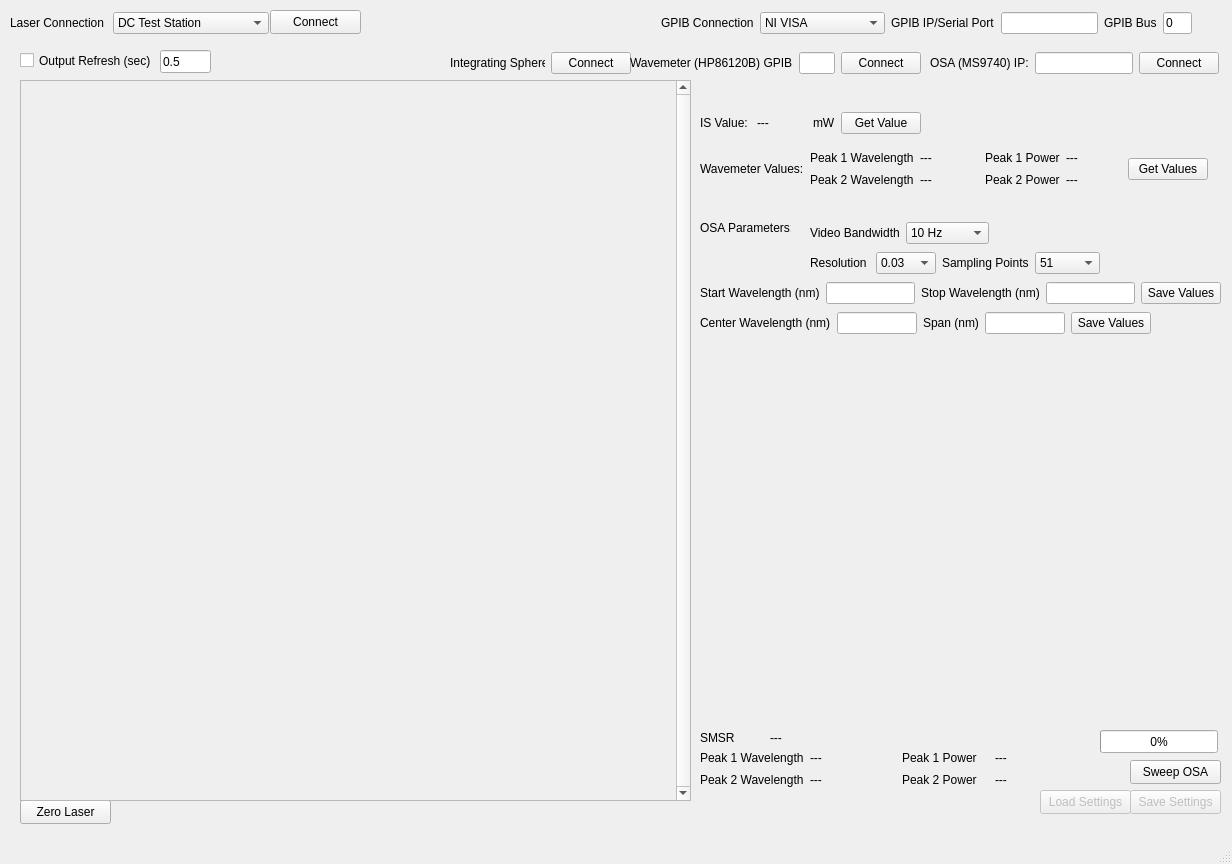
<?xml version="1.0" encoding="UTF-8"?>
<ui version="4.0">
 <class>MainWindow</class>
 <widget class="QMainWindow" name="MainWindow">
  <property name="geometry">
   <rect>
    <x>0</x>
    <y>0</y>
    <width>1232</width>
    <height>864</height>
   </rect>
  </property>
  <property name="windowTitle">
   <string>DC Debug</string>
  </property>
  <widget class="QWidget" name="centralwidget">
   <widget class="QLabel" name="label_69">
    <property name="geometry">
     <rect>
      <x>700</x>
      <y>220</y>
      <width>91</width>
      <height>16</height>
     </rect>
    </property>
    <property name="text">
     <string>OSA Parameters:</string>
    </property>
   </widget>
   <widget class="QLabel" name="label_76">
    <property name="geometry">
     <rect>
      <x>700</x>
      <y>730</y>
      <width>53</width>
      <height>15</height>
     </rect>
    </property>
    <property name="text">
     <string>SMSR</string>
    </property>
   </widget>
   <widget class="QLabel" name="osa_smsr">
    <property name="geometry">
     <rect>
      <x>770</x>
      <y>730</y>
      <width>51</width>
      <height>16</height>
     </rect>
    </property>
    <property name="minimumSize">
     <size>
      <width>51</width>
      <height>0</height>
     </size>
    </property>
    <property name="text">
     <string>---</string>
    </property>
   </widget>
   <widget class="QWidget" name="verticalLayoutWidget">
    <property name="geometry">
     <rect>
      <x>700</x>
      <y>350</y>
      <width>521</width>
      <height>371</height>
     </rect>
    </property>
    <layout class="QVBoxLayout" name="osa_trace_layout"/>
   </widget>
   <widget class="QPushButton" name="osa_sweep">
    <property name="geometry">
     <rect>
      <x>1130</x>
      <y>760</y>
      <width>91</width>
      <height>24</height>
     </rect>
    </property>
    <property name="text">
     <string>Sweep OSA</string>
    </property>
   </widget>
   <widget class="QPushButton" name="save_settings_button">
    <property name="enabled">
     <bool>false</bool>
    </property>
    <property name="geometry">
     <rect>
      <x>1130</x>
      <y>790</y>
      <width>91</width>
      <height>24</height>
     </rect>
    </property>
    <property name="text">
     <string>Save Settings</string>
    </property>
   </widget>
   <widget class="QPushButton" name="load_settings_button">
    <property name="enabled">
     <bool>false</bool>
    </property>
    <property name="geometry">
     <rect>
      <x>1040</x>
      <y>790</y>
      <width>91</width>
      <height>24</height>
     </rect>
    </property>
    <property name="text">
     <string>Load Settings</string>
    </property>
   </widget>
   <widget class="QWidget" name="layoutWidget">
    <property name="geometry">
     <rect>
      <x>661</x>
      <y>10</y>
      <width>531</width>
      <height>26</height>
     </rect>
    </property>
    <layout class="QHBoxLayout" name="horizontalLayout">
     <item>
      <widget class="QLabel" name="label_4">
       <property name="text">
        <string>GPIB Connection</string>
       </property>
      </widget>
     </item>
     <item>
      <widget class="QComboBox" name="gpib_connection">
       <item>
        <property name="text">
         <string>NI VISA</string>
        </property>
       </item>
       <item>
        <property name="text">
         <string>Prologix Ethernet</string>
        </property>
       </item>
       <item>
        <property name="text">
         <string>Prologix USB</string>
        </property>
       </item>
       <item>
        <property name="text">
         <string>Dummy</string>
        </property>
       </item>
      </widget>
     </item>
     <item>
      <widget class="QLabel" name="label_5">
       <property name="text">
        <string>GPIB IP/Serial Port</string>
       </property>
      </widget>
     </item>
     <item>
      <widget class="QLineEdit" name="gpib_connection_text"/>
     </item>
     <item>
      <widget class="QLabel" name="label_8">
       <property name="text">
        <string>GPIB Bus</string>
       </property>
      </widget>
     </item>
     <item>
      <widget class="QLineEdit" name="gpib_connection_bus">
       <property name="maximumSize">
        <size>
         <width>40</width>
         <height>16777215</height>
        </size>
       </property>
       <property name="text">
        <string>0</string>
       </property>
      </widget>
     </item>
    </layout>
   </widget>
   <widget class="QWidget" name="layoutWidget">
    <property name="geometry">
     <rect>
      <x>10</x>
      <y>10</y>
      <width>259</width>
      <height>26</height>
     </rect>
    </property>
    <layout class="QHBoxLayout" name="horizontalLayout_3">
     <item>
      <widget class="QLabel" name="label">
       <property name="text">
        <string>Laser Connection</string>
       </property>
      </widget>
     </item>
     <item>
      <widget class="QComboBox" name="laser_sections">
       <item>
        <property name="text">
         <string>DC Test Station</string>
        </property>
       </item>
       <item>
        <property name="text">
         <string>RF Test Station (TOSA)</string>
        </property>
       </item>
       <item>
        <property name="text">
         <string>RF Test Station (COC)</string>
        </property>
       </item>
       <item>
        <property name="text">
         <string>SFP DACs</string>
        </property>
       </item>
       <item>
        <property name="text">
         <string>Dummy</string>
        </property>
       </item>
      </widget>
     </item>
    </layout>
   </widget>
   <widget class="QWidget" name="layoutWidget">
    <property name="geometry">
     <rect>
      <x>700</x>
      <y>110</y>
      <width>221</width>
      <height>26</height>
     </rect>
    </property>
    <layout class="QHBoxLayout" name="horizontalLayout_17">
     <item>
      <widget class="QLabel" name="label_58">
       <property name="text">
        <string>IS Value:</string>
       </property>
      </widget>
     </item>
     <item>
      <widget class="QLabel" name="is_value">
       <property name="text">
        <string>---</string>
       </property>
      </widget>
     </item>
     <item>
      <widget class="QLabel" name="label_10">
       <property name="maximumSize">
        <size>
         <width>22</width>
         <height>16777215</height>
        </size>
       </property>
       <property name="text">
        <string>mW</string>
       </property>
      </widget>
     </item>
     <item>
      <widget class="QPushButton" name="is_get_value">
       <property name="text">
        <string>Get Value</string>
       </property>
      </widget>
     </item>
    </layout>
   </widget>
   <widget class="QWidget" name="layoutWidget">
    <property name="geometry">
     <rect>
      <x>700</x>
      <y>150</y>
      <width>508</width>
      <height>38</height>
     </rect>
    </property>
    <layout class="QHBoxLayout" name="horizontalLayout_18">
     <item>
      <widget class="QLabel" name="label_60">
       <property name="text">
        <string>Wavemeter Values:</string>
       </property>
      </widget>
     </item>
     <item>
      <layout class="QVBoxLayout" name="verticalLayout">
       <item>
        <widget class="QLabel" name="label_61">
         <property name="text">
          <string>Peak 1 Wavelength</string>
         </property>
        </widget>
       </item>
       <item>
        <widget class="QLabel" name="label_62">
         <property name="text">
          <string>Peak 2 Wavelength</string>
         </property>
        </widget>
       </item>
      </layout>
     </item>
     <item>
      <layout class="QVBoxLayout" name="verticalLayout_2">
       <item>
        <widget class="QLabel" name="wm_peak1_wavelength">
         <property name="minimumSize">
          <size>
           <width>59</width>
           <height>0</height>
          </size>
         </property>
         <property name="text">
          <string>---</string>
         </property>
        </widget>
       </item>
       <item>
        <widget class="QLabel" name="wm_peak2_wavelength">
         <property name="minimumSize">
          <size>
           <width>59</width>
           <height>0</height>
          </size>
         </property>
         <property name="text">
          <string>---</string>
         </property>
        </widget>
       </item>
      </layout>
     </item>
     <item>
      <layout class="QVBoxLayout" name="verticalLayout_3">
       <item>
        <widget class="QLabel" name="label_65">
         <property name="text">
          <string>Peak 1 Power</string>
         </property>
        </widget>
       </item>
       <item>
        <widget class="QLabel" name="label_66">
         <property name="text">
          <string>Peak 2 Power</string>
         </property>
        </widget>
       </item>
      </layout>
     </item>
     <item>
      <layout class="QVBoxLayout" name="verticalLayout_4">
       <item>
        <widget class="QLabel" name="wm_peak1_power">
         <property name="minimumSize">
          <size>
           <width>49</width>
           <height>0</height>
          </size>
         </property>
         <property name="text">
          <string>---</string>
         </property>
        </widget>
       </item>
       <item>
        <widget class="QLabel" name="wm_peak2_power">
         <property name="minimumSize">
          <size>
           <width>49</width>
           <height>0</height>
          </size>
         </property>
         <property name="text">
          <string>---</string>
         </property>
        </widget>
       </item>
      </layout>
     </item>
     <item>
      <widget class="QPushButton" name="wm_get_values">
       <property name="text">
        <string>Get Values</string>
       </property>
      </widget>
     </item>
    </layout>
   </widget>
   <widget class="QWidget" name="layoutWidget">
    <property name="geometry">
     <rect>
      <x>450</x>
      <y>50</y>
      <width>181</width>
      <height>26</height>
     </rect>
    </property>
    <layout class="QHBoxLayout" name="horizontalLayout_4">
     <item>
      <widget class="QLabel" name="label_2">
       <property name="text">
        <string>Integrating Sphere</string>
       </property>
      </widget>
     </item>
     <item>
      <widget class="QPushButton" name="is_connect">
       <property name="text">
        <string>Connect</string>
       </property>
      </widget>
     </item>
    </layout>
   </widget>
   <widget class="QWidget" name="layoutWidget">
    <property name="geometry">
     <rect>
      <x>630</x>
      <y>50</y>
      <width>291</width>
      <height>26</height>
     </rect>
    </property>
    <layout class="QHBoxLayout" name="horizontalLayout_5">
     <item>
      <widget class="QLabel" name="label_6">
       <property name="text">
        <string>Wavemeter (HP86120B) GPIB</string>
       </property>
      </widget>
     </item>
     <item>
      <widget class="QLineEdit" name="wavemeter_gpib"/>
     </item>
     <item>
      <widget class="QPushButton" name="wavemeter_connect">
       <property name="text">
        <string>Connect</string>
       </property>
      </widget>
     </item>
    </layout>
   </widget>
   <widget class="QWidget" name="layoutWidget">
    <property name="geometry">
     <rect>
      <x>930</x>
      <y>50</y>
      <width>289</width>
      <height>26</height>
     </rect>
    </property>
    <layout class="QHBoxLayout" name="horizontalLayout_6">
     <item>
      <widget class="QLabel" name="label_7">
       <property name="text">
        <string>OSA (MS9740) IP:</string>
       </property>
      </widget>
     </item>
     <item>
      <widget class="QLineEdit" name="osa_ip"/>
     </item>
     <item>
      <widget class="QPushButton" name="osa_connect">
       <property name="text">
        <string>Connect</string>
       </property>
      </widget>
     </item>
    </layout>
   </widget>
   <widget class="QWidget" name="layoutWidget">
    <property name="geometry">
     <rect>
      <x>810</x>
      <y>220</y>
      <width>179</width>
      <height>26</height>
     </rect>
    </property>
    <layout class="QHBoxLayout" name="horizontalLayout_19">
     <item>
      <widget class="QLabel" name="label_70">
       <property name="text">
        <string>Video Bandwidth</string>
       </property>
      </widget>
     </item>
     <item>
      <widget class="QComboBox" name="osa_vbw">
       <item>
        <property name="text">
         <string>10 Hz</string>
        </property>
       </item>
       <item>
        <property name="text">
         <string>100 Hz</string>
        </property>
       </item>
       <item>
        <property name="text">
         <string>200 Hz</string>
        </property>
       </item>
       <item>
        <property name="text">
         <string>1 kHz</string>
        </property>
       </item>
       <item>
        <property name="text">
         <string>2 kHz</string>
        </property>
       </item>
       <item>
        <property name="text">
         <string>10 kHz</string>
        </property>
       </item>
       <item>
        <property name="text">
         <string>100 kHz</string>
        </property>
       </item>
       <item>
        <property name="text">
         <string>1 MHz</string>
        </property>
       </item>
      </widget>
     </item>
    </layout>
   </widget>
   <widget class="QWidget" name="layoutWidget">
    <property name="geometry">
     <rect>
      <x>810</x>
      <y>250</y>
      <width>290</width>
      <height>26</height>
     </rect>
    </property>
    <layout class="QHBoxLayout" name="horizontalLayout_20">
     <item>
      <widget class="QLabel" name="label_72">
       <property name="text">
        <string>Resolution</string>
       </property>
      </widget>
     </item>
     <item>
      <widget class="QComboBox" name="osa_resolution">
       <item>
        <property name="text">
         <string>0.03</string>
        </property>
       </item>
       <item>
        <property name="text">
         <string>0.05</string>
        </property>
       </item>
       <item>
        <property name="text">
         <string>0.07</string>
        </property>
       </item>
       <item>
        <property name="text">
         <string>0.1</string>
        </property>
       </item>
       <item>
        <property name="text">
         <string>0.2</string>
        </property>
       </item>
       <item>
        <property name="text">
         <string>0.5</string>
        </property>
       </item>
       <item>
        <property name="text">
         <string>1.0</string>
        </property>
       </item>
      </widget>
     </item>
     <item>
      <widget class="QLabel" name="label_71">
       <property name="text">
        <string>Sampling Points</string>
       </property>
      </widget>
     </item>
     <item>
      <widget class="QComboBox" name="osa_sampling">
       <item>
        <property name="text">
         <string>51</string>
        </property>
       </item>
       <item>
        <property name="text">
         <string>101</string>
        </property>
       </item>
       <item>
        <property name="text">
         <string>251</string>
        </property>
       </item>
       <item>
        <property name="text">
         <string>501</string>
        </property>
       </item>
       <item>
        <property name="text">
         <string>1001</string>
        </property>
       </item>
       <item>
        <property name="text">
         <string>2001</string>
        </property>
       </item>
       <item>
        <property name="text">
         <string>5001</string>
        </property>
       </item>
       <item>
        <property name="text">
         <string>10001</string>
        </property>
       </item>
       <item>
        <property name="text">
         <string>20001</string>
        </property>
       </item>
       <item>
        <property name="text">
         <string>50001</string>
        </property>
       </item>
      </widget>
     </item>
    </layout>
   </widget>
   <widget class="QWidget" name="layoutWidget">
    <property name="geometry">
     <rect>
      <x>700</x>
      <y>280</y>
      <width>521</width>
      <height>26</height>
     </rect>
    </property>
    <layout class="QHBoxLayout" name="horizontalLayout_21">
     <item>
      <widget class="QLabel" name="label_73">
       <property name="text">
        <string>Start Wavelength (nm)</string>
       </property>
      </widget>
     </item>
     <item>
      <widget class="QLineEdit" name="osa_start"/>
     </item>
     <item>
      <widget class="QLabel" name="label_74">
       <property name="text">
        <string>Stop Wavelength (nm)</string>
       </property>
      </widget>
     </item>
     <item>
      <widget class="QLineEdit" name="osa_stop"/>
     </item>
     <item>
      <widget class="QPushButton" name="osa_start_stop_save">
       <property name="text">
        <string>Save Values</string>
       </property>
      </widget>
     </item>
    </layout>
   </widget>
   <widget class="QWidget" name="layoutWidget">
    <property name="geometry">
     <rect>
      <x>700</x>
      <y>310</y>
      <width>451</width>
      <height>26</height>
     </rect>
    </property>
    <layout class="QHBoxLayout" name="horizontalLayout_22">
     <item>
      <widget class="QLabel" name="label_75">
       <property name="text">
        <string>Center Wavelength (nm)</string>
       </property>
      </widget>
     </item>
     <item>
      <widget class="QLineEdit" name="osa_center"/>
     </item>
     <item>
      <widget class="QLabel" name="label_3">
       <property name="text">
        <string>Span (nm)</string>
       </property>
      </widget>
     </item>
     <item>
      <widget class="QLineEdit" name="osa_span"/>
     </item>
     <item>
      <widget class="QPushButton" name="osa_center_span_save">
       <property name="text">
        <string>Save Values</string>
       </property>
      </widget>
     </item>
    </layout>
   </widget>
   <widget class="QPushButton" name="laser_sections_connect">
    <property name="geometry">
     <rect>
      <x>270</x>
      <y>10</y>
      <width>91</width>
      <height>24</height>
     </rect>
    </property>
    <property name="text">
     <string>Connect</string>
    </property>
   </widget>
   <widget class="QCheckBox" name="refresh_check">
    <property name="geometry">
     <rect>
      <x>20</x>
      <y>50</y>
      <width>151</width>
      <height>21</height>
     </rect>
    </property>
    <property name="text">
     <string>Output Refresh (sec)</string>
    </property>
   </widget>
   <widget class="QLineEdit" name="refresh_seconds">
    <property name="geometry">
     <rect>
      <x>160</x>
      <y>50</y>
      <width>51</width>
      <height>23</height>
     </rect>
    </property>
    <property name="text">
     <string>0.5</string>
    </property>
   </widget>
   <widget class="QPushButton" name="zero_laser">
    <property name="geometry">
     <rect>
      <x>20</x>
      <y>800</y>
      <width>91</width>
      <height>24</height>
     </rect>
    </property>
    <property name="text">
     <string>Zero Laser</string>
    </property>
   </widget>
   <widget class="QProgressBar" name="osa_progress">
    <property name="geometry">
     <rect>
      <x>1100</x>
      <y>730</y>
      <width>118</width>
      <height>23</height>
     </rect>
    </property>
    <property name="value">
     <number>0</number>
    </property>
   </widget>
   <widget class="QWidget" name="layoutWidget_10">
    <property name="geometry">
     <rect>
      <x>700</x>
      <y>750</y>
      <width>381</width>
      <height>38</height>
     </rect>
    </property>
    <layout class="QHBoxLayout" name="horizontalLayout_24">
     <item>
      <layout class="QVBoxLayout" name="verticalLayout_5">
       <item>
        <widget class="QLabel" name="label_64">
         <property name="text">
          <string>Peak 1 Wavelength</string>
         </property>
        </widget>
       </item>
       <item>
        <widget class="QLabel" name="label_67">
         <property name="text">
          <string>Peak 2 Wavelength</string>
         </property>
        </widget>
       </item>
      </layout>
     </item>
     <item>
      <layout class="QVBoxLayout" name="verticalLayout_6">
       <item>
        <widget class="QLabel" name="osa_peak1_wavelength">
         <property name="minimumSize">
          <size>
           <width>59</width>
           <height>0</height>
          </size>
         </property>
         <property name="text">
          <string>---</string>
         </property>
        </widget>
       </item>
       <item>
        <widget class="QLabel" name="osa_peak2_wavelength">
         <property name="minimumSize">
          <size>
           <width>59</width>
           <height>0</height>
          </size>
         </property>
         <property name="text">
          <string>---</string>
         </property>
        </widget>
       </item>
      </layout>
     </item>
     <item>
      <layout class="QVBoxLayout" name="verticalLayout_7">
       <item>
        <widget class="QLabel" name="label_68">
         <property name="text">
          <string>Peak 1 Power</string>
         </property>
        </widget>
       </item>
       <item>
        <widget class="QLabel" name="label_77">
         <property name="text">
          <string>Peak 2 Power</string>
         </property>
        </widget>
       </item>
      </layout>
     </item>
     <item>
      <layout class="QVBoxLayout" name="verticalLayout_8">
       <item>
        <widget class="QLabel" name="osa_peak1_power">
         <property name="minimumSize">
          <size>
           <width>49</width>
           <height>0</height>
          </size>
         </property>
         <property name="text">
          <string>---</string>
         </property>
        </widget>
       </item>
       <item>
        <widget class="QLabel" name="osa_peak2_power">
         <property name="minimumSize">
          <size>
           <width>49</width>
           <height>0</height>
          </size>
         </property>
         <property name="text">
          <string>---</string>
         </property>
        </widget>
       </item>
      </layout>
     </item>
    </layout>
   </widget>
   <widget class="QScrollArea" name="scrollArea">
    <property name="geometry">
     <rect>
      <x>20</x>
      <y>80</y>
      <width>671</width>
      <height>721</height>
     </rect>
    </property>
    <property name="verticalScrollBarPolicy">
     <enum>Qt::ScrollBarAlwaysOn</enum>
    </property>
    <property name="widgetResizable">
     <bool>true</bool>
    </property>
    <widget class="QWidget" name="scrollAreaWidgetContents">
     <property name="enabled">
      <bool>true</bool>
     </property>
     <property name="geometry">
      <rect>
       <x>0</x>
       <y>0</y>
       <width>648</width>
       <height>715</height>
      </rect>
     </property>
     <layout class="QVBoxLayout" name="verticalLayout_10">
      <item>
       <layout class="QVBoxLayout" name="electrode_layout"/>
      </item>
     </layout>
    </widget>
   </widget>
  </widget>
  <widget class="QMenuBar" name="menubar">
   <property name="geometry">
    <rect>
     <x>0</x>
     <y>0</y>
     <width>1232</width>
     <height>21</height>
    </rect>
   </property>
  </widget>
  <widget class="QStatusBar" name="statusbar"/>
 </widget>
 <resources/>
 <connections/>
</ui>
